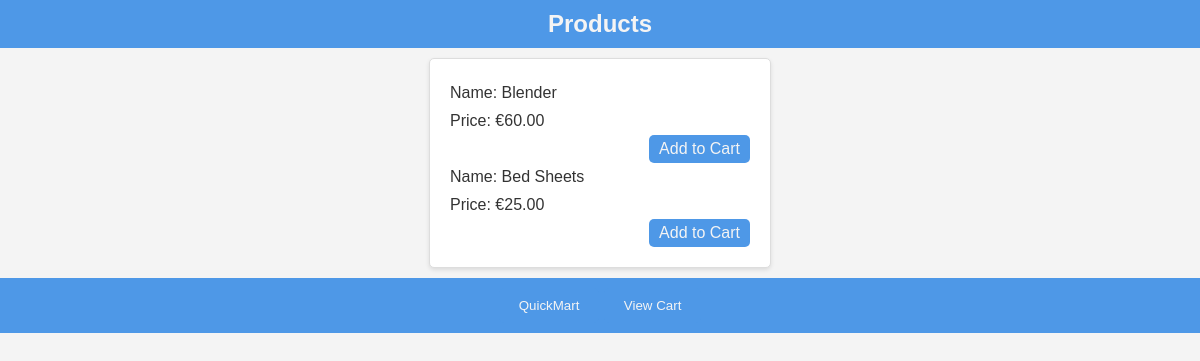
The app's page /products.php?category_id=4 with its own data.
### tables this page shows
CREATE TABLE `products` (
  `product_id` int(11) NOT NULL,
  `product_name` varchar(200) NOT NULL,
  `product_subtitle` varchar(200) NOT NULL,
  `product_category_id` int(11) NOT NULL,
  `product_customer_id` int(11) NOT NULL,
  `product_price` decimal(10,2) NOT NULL,
  `product_order` int(11) NOT NULL,
  `product_active` int(11) NOT NULL
);

### products.php (the view, shortened to what this page needs)
<?php
$servername = "localhost";
$username = "root";
$password = "";
$dbname = "OrderAppDB";
$conn = mysqli_connect($servername, $username, $password, $dbname);
if(isset($_GET['category_id'])) {
    $category_id = $_GET['category_id'];
    $productQuery = "SELECT * FROM products WHERE product_active = 1 AND product_category_id = $category_id";
    $productResult = mysqli_query($conn, $productQuery);
}
?>
<!DOCTYPE html>
<html lang="en">
<head>
    <link rel="stylesheet" href="style.css">
</head>
<body>
    <h2 id='headers'>Products</h2>
    <div id='categoryProductsList'>
        <?php
while($productRow = mysqli_fetch_assoc($productResult)) {
    $product_name = $productRow['product_name'];
    $product_price = $productRow['product_price'];
    echo "<p>Name: $product_name</p>";
    echo "<p>Price: €$product_price</p>";
    echo "<a class='addToCart' href='insert_cart.php?product_id={$productRow['product_id']}'>Add to Cart</a>";
}
?>
    </div>
    <div id='footer'>
        <button><a href="index.php">QuickMart</a></button>
        <button><a href="cart.php">View Cart</a></button>
    </div>
</body>
</html>

### style.css (style rules this page uses)
body { font-family: Arial, Helvetica, sans-serif; margin: 0; padding: 0; background-color: #f4f4f4; color: #333; }
#headers, #footer { background-color: #4e98e7; color: #f4f4f4; margin: 0; padding: 10px 0; text-align: center; }
#footer button { background-color: #4e98e7; border: none; border-radius: 5px; padding: 10px 20px; cursor: pointer; transition: background-color 0.3s; }
#footer a { text-decoration: none; color: #f4f4f4; }
#categoryProductsList { background-color: #ffffff; color: #333; border: 1px solid #ddd; border-radius: 5px; padding: 20px; margin: 10px auto; width: 300px; display: flex; flex-direction: column; box-shadow: 0 2px 4px rgba(0, 0, 0, 0.1); }
#categoryProductsList p { text-align: left; margin: 5px 0; }
.addToCart { background-color: #4e98e7; color: #f4f4f4; padding: 5px 10px; margin-top: auto; align-self: flex-end; border: none; border-radius: 5px; text-decoration: none; transition: background-color 0.3s; cursor: pointer; }

### records on screen
products: product_name "Blender", product_price "60.00"
products: product_name "Bed Sheets", product_price "25.00"
